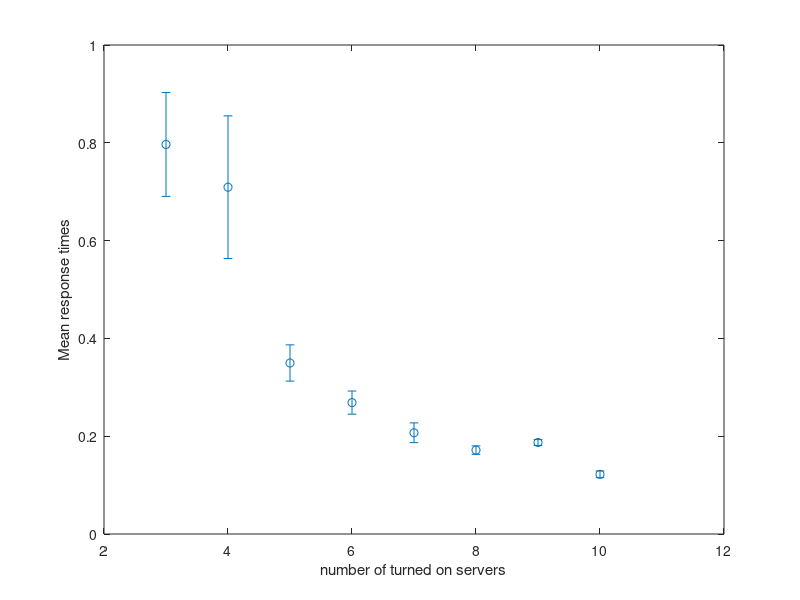

This figure's MATLAB source:
x = [3 4 5 6 7 8 9 10]; %nb of servers
 y = [0.796629090909 0.709233846154 0.34973 0.268685333333 0.20704 0.171544 0.18711954023 0.122005128205]; % list containing mean RT
 err = [0.106147601585 0.145865105633 0.0370405641006 0.0236445391393 0.02018961493 0.00867677052057 0.00596372085548 0.00683432306298]; % list containing STD

 errorbar(x,y,err, 'o')
 xlabel('number of turned on servers')
 ylabel('Mean response times')